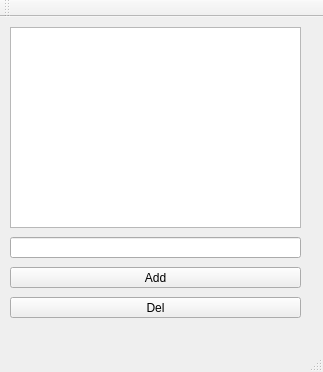
<?xml version="1.0" encoding="UTF-8"?>
<ui version="4.0">
 <class>MainWindow</class>
 <widget class="QMainWindow" name="MainWindow">
  <property name="geometry">
   <rect>
    <x>0</x>
    <y>0</y>
    <width>323</width>
    <height>372</height>
   </rect>
  </property>
  <property name="windowTitle">
   <string>MainWindow</string>
  </property>
  <widget class="QWidget" name="centralWidget">
   <widget class="QTableWidget" name="tableWidget">
    <property name="geometry">
     <rect>
      <x>10</x>
      <y>10</y>
      <width>291</width>
      <height>201</height>
     </rect>
    </property>
   </widget>
   <widget class="QPushButton" name="pushButton">
    <property name="geometry">
     <rect>
      <x>10</x>
      <y>250</y>
      <width>291</width>
      <height>21</height>
     </rect>
    </property>
    <property name="text">
     <string>Add</string>
    </property>
   </widget>
   <widget class="QPushButton" name="pushButton_2">
    <property name="geometry">
     <rect>
      <x>10</x>
      <y>280</y>
      <width>291</width>
      <height>21</height>
     </rect>
    </property>
    <property name="text">
     <string>Del</string>
    </property>
   </widget>
   <widget class="QLineEdit" name="lineEdit">
    <property name="geometry">
     <rect>
      <x>10</x>
      <y>220</y>
      <width>291</width>
      <height>21</height>
     </rect>
    </property>
   </widget>
  </widget>
  <widget class="QMenuBar" name="menuBar">
   <property name="geometry">
    <rect>
     <x>0</x>
     <y>0</y>
     <width>323</width>
     <height>20</height>
    </rect>
   </property>
  </widget>
  <widget class="QToolBar" name="mainToolBar">
   <attribute name="toolBarArea">
    <enum>TopToolBarArea</enum>
   </attribute>
   <attribute name="toolBarBreak">
    <bool>false</bool>
   </attribute>
  </widget>
  <widget class="QStatusBar" name="statusBar"/>
 </widget>
 <layoutdefault spacing="6" margin="11"/>
 <resources/>
 <connections/>
</ui>
